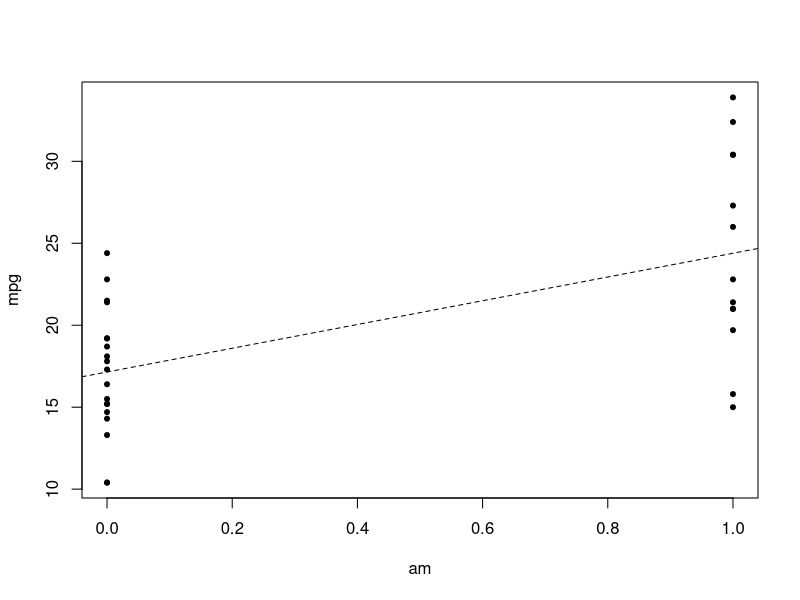
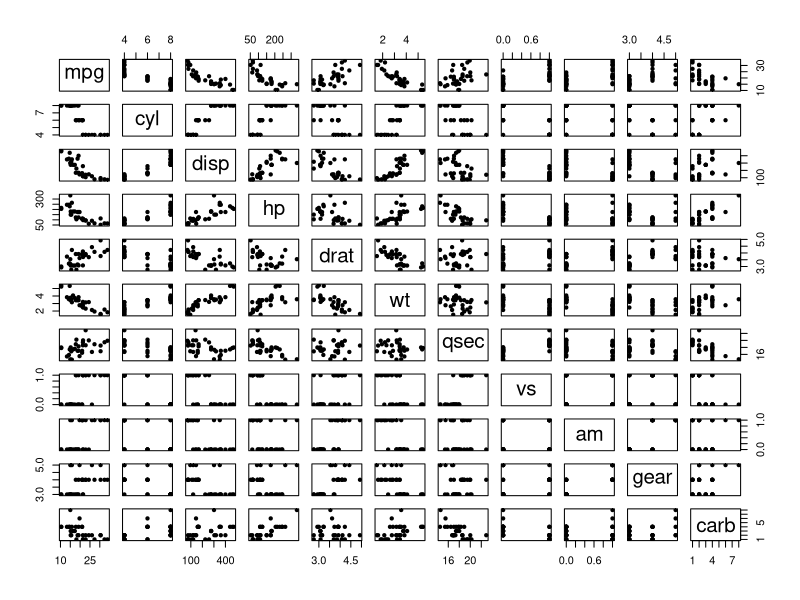

These charts were generated, in order, by the following R code:

with(mtcars, plot(am, mpg, pch=20))
abline(lm(mpg ~ am, mtcars), lty=2)

pairs(mtcars, pch=20)
cor(mtcars)

regressors <- names(mtcars)[-c(1, 9)]
formulas <- sapply(1:length(regressors), function(i) {
    currFormula <- "mpg ~ am "
    for(j in 1:i) {
        currFormula <- paste0(currFormula, " + ", regressors[j])
    }
    paste0(currFormula, "-1")
})
fit <- sapply(formulas, function(formula) {
    list(lm(formula, mtcars))
})

lapply(fit, function(f) summary(f)$sigma)
lapply(fit, function(f) summary(f)$r.squared)